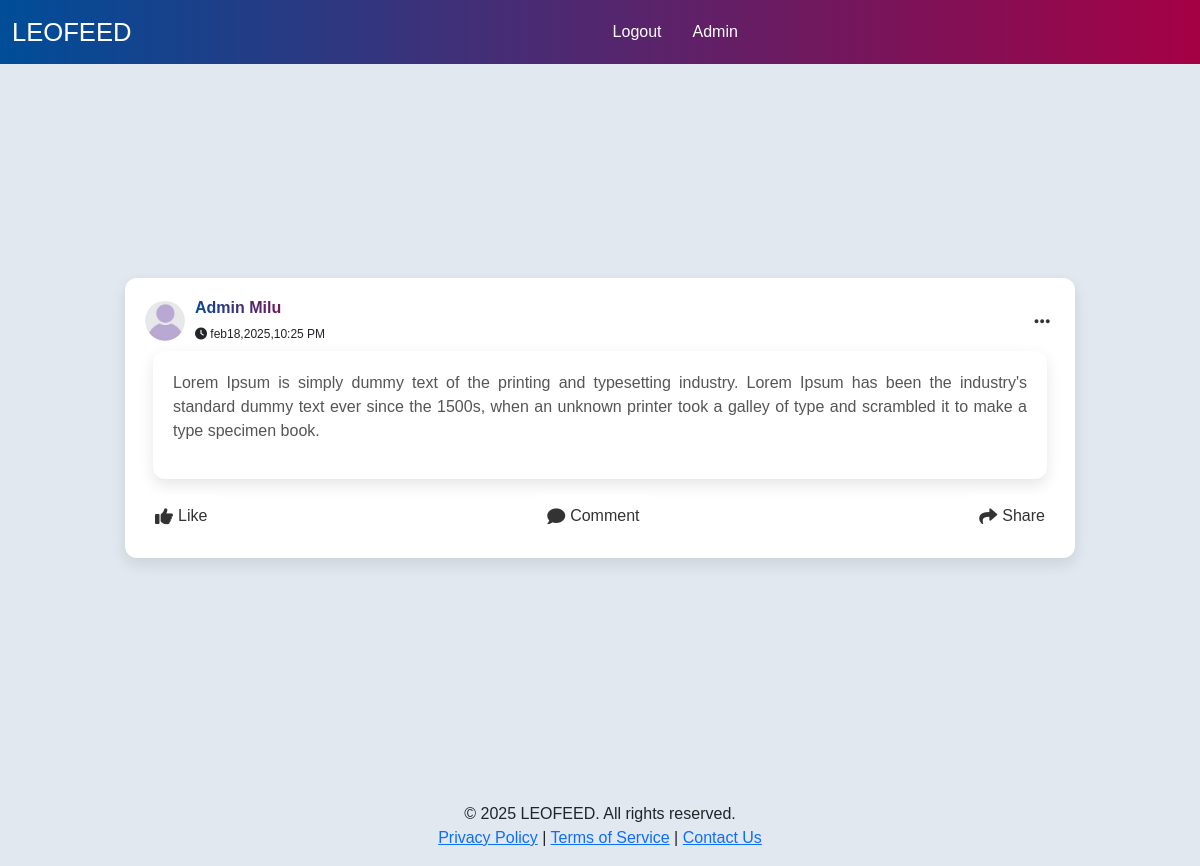
Page /status/4/ (signed in) on the earlier database version.
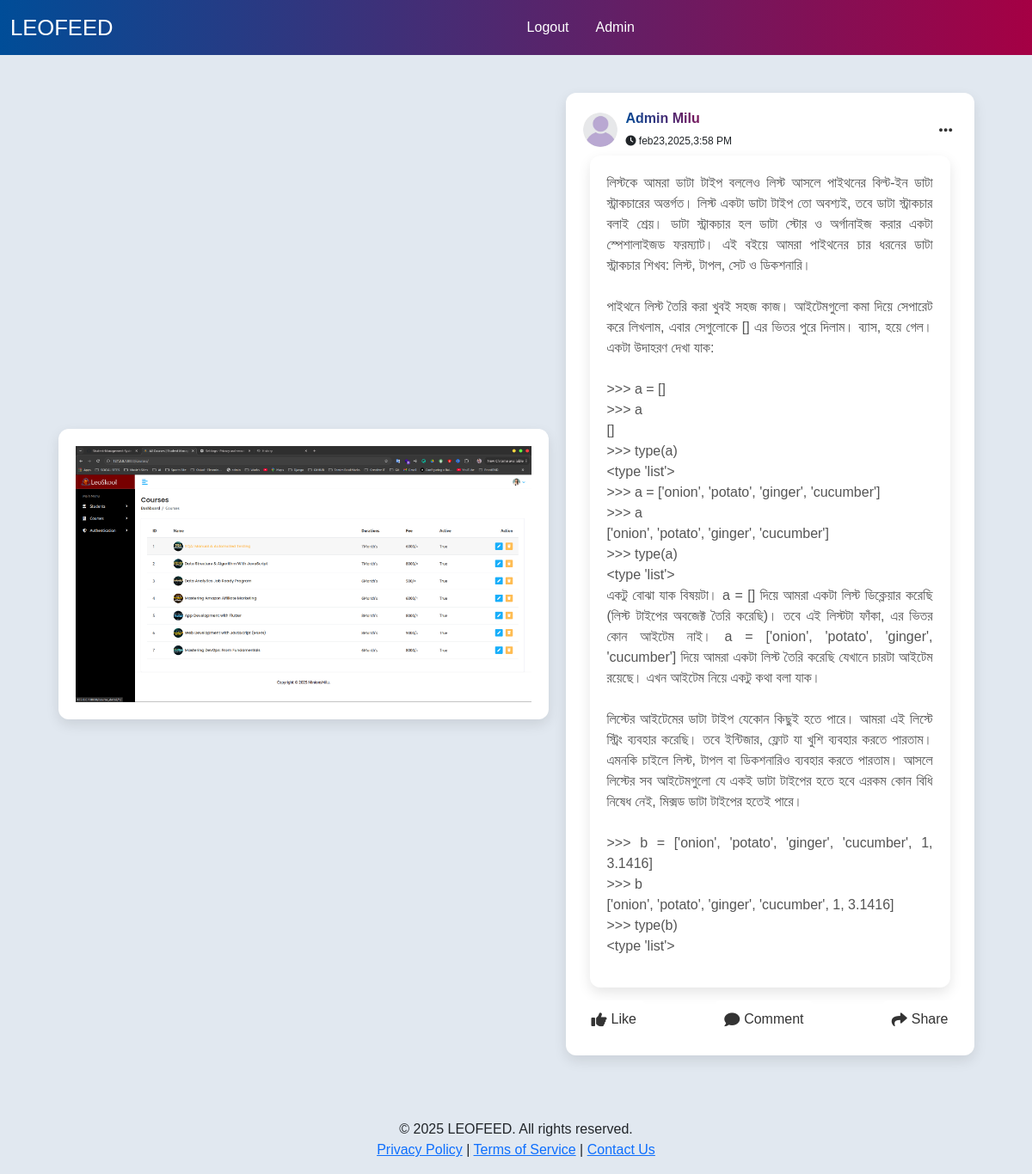
Same page on the later database version.
### app_post/models.py (models this page shows, shortened)
class Post(models.Model):
    user = models.ForeignKey(User, on_delete=models.CASCADE)
    post_content = models.TextField(blank=True, null=True)
    post_image = models.ImageField(
        upload_to="posts/image/", blank=True, null=True)
    created_at = models.DateTimeField(auto_now_add=True)
    updated_at = models.DateTimeField(auto_now=True)

### app_post/views.py (the view)
# urls.py: path('status/<int:id>/', views.post_detail, name='post_detail'),
@login_required
def post_detail(request, id):
    post = get_object_or_404(Post, id=id)
    context = {
        'post': post,
    }
    return render(request, 'app_post/post_detail.html', context)

### templates/app_post/post_detail.html (shortened to what this page needs)
{% extends 'layout.html' %}
{% load static %}
{% block content %}
<div class="container d-flex justify-content-center align-items-center my-5" style="min-height: 80vh;">
    <div class="row justify-content-center align-items-center">
        {% if post.post_image %}
        <div class="col-md-6 post-details-card">
            <img src="{{ post.post_image.url }}" style="width:100%;">
        </div>
        {% endif %}
        {% if not post.post_image %}
        <div class="col-md-10 post-details-card">
            {% else %}
            <div class="col-md-5 post-details-card">
                {% endif %}
                <div class="post-header">
                    <img src="{% static 'img/profile_demo_image.jpeg' %}" class="profile-image" alt="Profile Image">
                    <div class="user-time">
                        <a style="text-decoration: none;" href="{% url 'user_profile' user.username %}"><h6 class="post-user"><b>{{ post.user.first_name }}&nbsp;{{ post.user.last_name }}</b></h6></a>
                        <i class="fa-solid fa-clock"></i>&nbsp;{{ post.created_at|date:"bj,Y,g:i A" }}
                    </div>
                    <div class="post-menu" onclick="toggleDropdown(this)">
                        <i class="fas fa-ellipsis-h"></i>
                    </div>
                </div>
                {% if post.post_content %}
                <div class="post-card m-2">
                    <p>{{ post.post_content }}</p>
                </div>
                {% endif %}
                <div class="post-actions">
                    <button><i class="fas fa-thumbs-up"></i> Like</button>
                    <button onclick="toggleCommentBox(this)"><i class="fas fa-comment"></i> Comment</button>
                    <button><i class="fas fa-share"></i> Share</button>
                </div>
            </div>
        </div>
    </div>
    {% endblock content %}

### templates/layout.html (shortened to what this page needs)
<!DOCTYPE html>
<html lang="en">
{% load static %}
<head>
    <link href="https://cdn.jsdelivr.net/npm/bootstrap@5.3.0-alpha1/dist/css/bootstrap.min.css" rel="stylesheet">
    <link rel="stylesheet" href="https://cdnjs.cloudflare.com/ajax/libs/font-awesome/6.0.0-beta3/css/all.min.css">
    <link rel="stylesheet" href="{% static 'css/style.css' %}">
</head>
<body>
    <nav class="navbar navbar-expand-lg">
        <div class="container-fluid">
            <a class="navbar-brand" href="{% url 'home' %}">LEOFEED</a>
            <div class="collapse navbar-collapse" id="navbarNav">
                <ul class="navbar-nav ms-auto">
                    {% if request.user.is_authenticated %}
                    <li class="nav-item">
                        <a class="nav-link" href="{% url 'user_logout' %}">Logout</a>
                    <li class="nav-item">
                        <a class="nav-link" href="{% url 'user_profile' request.user.username %}">{{request.user.first_name|capfirst}}</a>
                    </li>
                    </li>
                    {% endif %}
                </ul>
            </div>
        </div>
    </nav>
    {% block content %}
    {% endblock content %}
    <footer class="footer mt-5 py-3 text-center">
        <div class="container">
            <p class="mb-0">© 2025 LEOFEED. All rights reserved.</p>
            <p class="mb-0">
                <a href="#">Privacy Policy</a> |
                <a href="#">Terms of Service</a> |
                <a href="#">Contact Us</a>
            </p>
        </div>
    </footer>
</body>
</html>

### static/css/style.css (style rules this page uses)
body { font-family: 'ubuntu', sans-serif; background: #e1e8f0; padding-top: 50px; }
.navbar { background: linear-gradient(90deg, #004D98, #A50044); color: white; position: fixed; top: 0; left: 0; right: 0; z-index: 1000; padding: 8px 0; }
.navbar-brand { font-size: 1.6rem; color: white; }
.navbar-nav .nav-link { color: white; margin-left: 15px; }
.post-card { background: white; border-radius: 12px; box-shadow: 0 6px 15px rgba(0, 0, 0, 0.1); padding: 20px; margin-bottom: 30px; }
.post-details-card { background: white; border-radius: 12px; box-shadow: 0 6px 15px rgba(0, 0, 0, 0.1); padding: 20px; margin-bottom: 30px; margin: 10px; }
.post-card p { color: #555; text-align: justify; white-space: pre-line; }
.post-actions { display: flex; justify-content: space-between; margin-top: 15px; }
.post-actions button { background: transparent; background: #ffffff; color: #333; border: none; padding: 10px; border-radius: 5px; transition: all 0.3s ease; display: flex; align-items: center; }
.post-actions i { margin-right: 5px; font-size: 18px; vertical-align: middle; }
.post-user { background: linear-gradient(60deg, #004D98, #A50044); -webkit-background-clip: text; -webkit-text-fill-color: transparent; }
.post-header { display: flex; align-items: center; font-size: 12px; }
.profile-image { width: 40px; height: 40px; border-radius: 50%; margin-right: 10px; object-fit: cover; }
.user-time { display: d-flex; align-items: center; }
.user-time h6 { margin-right: 10px; }
.post-menu { position: relative; margin-left: auto; cursor: pointer; }
.post-menu i { font-size: 18px; color: #333; padding: 5px; }

Differences in the rows shown:
changed Post "Admin": post_image: picture added; created_at "feb18,2025,10:25 PM" → "feb23,2025,3:58 PM"; post_content "Lorem Ipsum is simply dummy text of the printing and typesetting industry. Lorem Ipsum has been the industry's standard dummy text ever since the 1500s, when an unknown printer took a galley of type and scrambled it to make a type specimen book." → "লিস্টকে আমরা ডাটা টাইপ বললেও লিস্ট আসলে পাইথনের বিল্ট-ইন ডাটা স্ট্রাকচারের অন্তর্গত। লিস্ট একটা ডাটা টাইপ তো অবশ্যই, তবে ডাটা স্ট্রাকচার বলাই শ্রেয়। ডাটা স্ট্রাকচার হল ডাটা স্টোর ও অর্গানাইজ করার একটা স্পেশালাইজড ফরম্যাট। এই বইয়ে আমরা পাইথনের চার ধরনের ডাটা স্ট্রাকচার শিখব: লিস্ট, টাপল, সেট ও ডিকশনারি। পাইথনে লিস্ট তৈরি করা খুবই সহজ কাজ। আইটেমগুলো কমা দিয়ে সেপারেট করে লিখলাম, এবার সেগুলোকে [] এর ভিতর পুরে দিলাম। ব্যাস, হয়ে গেল। একটা উদাহরণ দেখা যাক: >>> a = [] >>> a [] >>> type(a) <type 'list'> >>> a = ['onion', 'potato', 'ginger', 'cucumber'] >>> a ['onion', 'potato', 'ginger', 'cucumber'] >>> type(a) <type 'list'> একটু বোঝা যাক বিষয়টা। a = [] দিয়ে আমরা একটা লিস্ট ডিক্লেয়ার করেছি (লিস্ট…"
